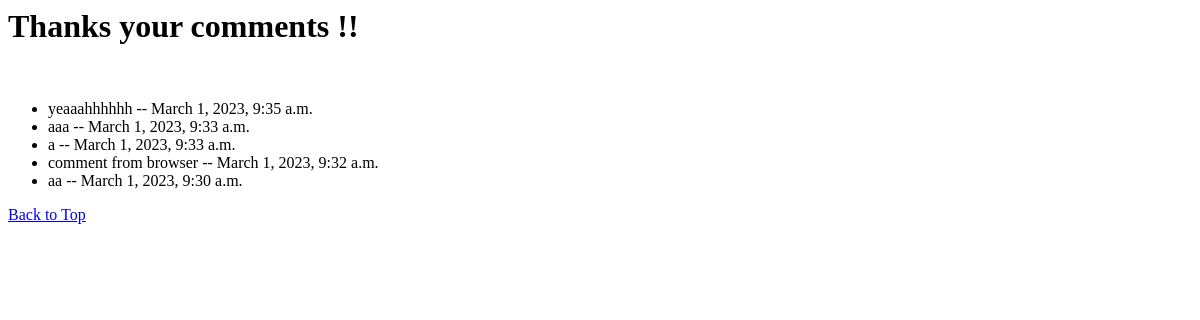
The page /polls/comment/ on the database as committed earlier.
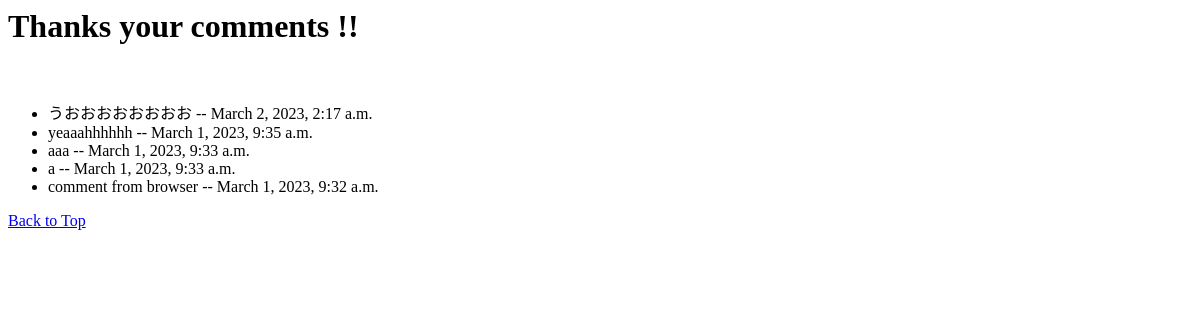
The same page on the database as committed later.
### polls/models.py (models this page shows, shortened)
class Comment(models.Model):
    comment_text = models.TextField(max_length=300)
    comment_date = models.DateTimeField('date published')

### polls/views.py (the view)
# urls.py: path('comment/', views.CommentView.as_view(), name='comment'),
class CommentView(generic.ListView):
    template_name = 'polls/comment.html'
    context_object_name = 'latest_comment_list'
    def get_queryset(self):
        return Comment.objects.order_by('-comment_date')[:5]

### polls/templates/polls/comment.html (shortened to what this page needs)
<h1> Thanks your comments !!</h1>
{% if latest_comment_list %}
    <ul>
    {% for comment in latest_comment_list %}
    <li>{{ comment.comment_text }} -- {{ comment.comment_date }}</li>    {% endfor %}
    </ul>
{% else %}
    <p>No comments</p>
{% endif %}
<p><a href="{% url 'polls:index' %}">Back to Top</a></p>

Rows that differ between the two databases and show on the page:
no longer on this page (row unchanged): Comment: comment_text "aa", comment_date "March 1, 2023, 9:30 a.m."
added Comment: comment_text "うおおおおおおおお", comment_date "March 2, 2023, 2:17 a.m."
